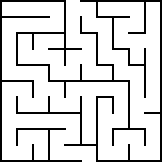

A level layout from a 2D game, rendered from its tile map. Below: a short description, then the map file with its tile-grid data intact:
An orthogonal 1x1 tile map with 162x162 px tiles, 1 tile layer (Tile Layer 1) and 1 object.

<map version="1.0" orientation="orthogonal" renderorder="left-down" width="1" height="1" tilewidth="162" tileheight="162" nextobjectid="1">
 <tileset firstgid="1" name="1" tilewidth="162" tileheight="162" spacing="1" tilecount="1" columns="1">
  <image source="../Art/Blue minigame/1.png" width="162" height="162" />
  <tile id="0">
   <objectgroup draworder="index">
    <object id="0" x="0.75" y="0.75">
     <polyline points="0,0 0.5,159.75 80.5,160" />
    </object>
   </objectgroup>
  </tile>
 </tileset>
 <layer name="Tile Layer 1" width="1" height="1">
  <data encoding="csv">
1
</data>
 </layer>
</map>
